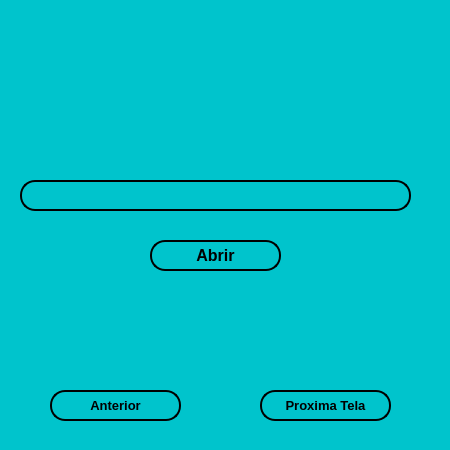
<?xml version="1.0" encoding="UTF-8"?>
<ui version="4.0">
 <class>MainWindow</class>
 <widget class="QMainWindow" name="MainWindow">
  <property name="geometry">
   <rect>
    <x>0</x>
    <y>0</y>
    <width>450</width>
    <height>450</height>
   </rect>
  </property>
  <property name="font">
   <font>
    <pointsize>10</pointsize>
    <weight>75</weight>
    <bold>true</bold>
   </font>
  </property>
  <property name="windowTitle">
   <string>MainWindow</string>
  </property>
  <property name="styleSheet">
   <string notr="true">background-color: #00c4cc;
</string>
  </property>
  <widget class="QWidget" name="centralwidget">
   <widget class="QLabel" name="label_3">
    <property name="geometry">
     <rect>
      <x>30</x>
      <y>20</y>
      <width>341</width>
      <height>131</height>
     </rect>
    </property>
    <property name="text">
     <string/>
    </property>
    <property name="pixmap">
     <pixmap>LOGO.png</pixmap>
    </property>
   </widget>
   <widget class="QLineEdit" name="finame">
    <property name="geometry">
     <rect>
      <x>20</x>
      <y>180</y>
      <width>391</width>
      <height>31</height>
     </rect>
    </property>
    <property name="styleSheet">
     <string notr="true">background-color: #00c4cc;
border-radius:15px;
border-style:outset;
border-width:2px;</string>
    </property>
   </widget>
   <widget class="QPushButton" name="abrir">
    <property name="geometry">
     <rect>
      <x>150</x>
      <y>240</y>
      <width>131</width>
      <height>31</height>
     </rect>
    </property>
    <property name="font">
     <font>
      <pointsize>12</pointsize>
      <weight>75</weight>
      <bold>true</bold>
     </font>
    </property>
    <property name="styleSheet">
     <string notr="true">background-color: #00c4cc;
border-radius:15px;
border-style:outset;
border-width:2px;
border-color:black;</string>
    </property>
    <property name="text">
     <string>Abrir</string>
    </property>
   </widget>
   <widget class="QPushButton" name="antl">
    <property name="geometry">
     <rect>
      <x>50</x>
      <y>390</y>
      <width>131</width>
      <height>31</height>
     </rect>
    </property>
    <property name="font">
     <font>
      <pointsize>10</pointsize>
      <weight>75</weight>
      <bold>true</bold>
     </font>
    </property>
    <property name="styleSheet">
     <string notr="true">background-color: #00c4cc;
border-radius:15px;
border-style:outset;
border-width:2px;
border-color:black;</string>
    </property>
    <property name="text">
     <string>Anterior</string>
    </property>
   </widget>
   <widget class="QPushButton" name="pt">
    <property name="geometry">
     <rect>
      <x>260</x>
      <y>390</y>
      <width>131</width>
      <height>31</height>
     </rect>
    </property>
    <property name="font">
     <font>
      <pointsize>10</pointsize>
      <weight>75</weight>
      <bold>true</bold>
     </font>
    </property>
    <property name="styleSheet">
     <string notr="true">background-color: #00c4cc;
border-radius:15px;
border-style:outset;
border-width:2px;
border-color:black;</string>
    </property>
    <property name="text">
     <string>Proxima Tela</string>
    </property>
   </widget>
   <widget class="QLabel" name="label">
    <property name="geometry">
     <rect>
      <x>30</x>
      <y>190</y>
      <width>371</width>
      <height>16</height>
     </rect>
    </property>
    <property name="font">
     <font>
      <pointsize>10</pointsize>
      <weight>75</weight>
      <bold>true</bold>
     </font>
    </property>
    <property name="text">
     <string/>
    </property>
   </widget>
  </widget>
  <action name="actionABRIR">
   <property name="text">
    <string>ABRIR</string>
   </property>
  </action>
 </widget>
 <resources/>
 <connections/>
</ui>
